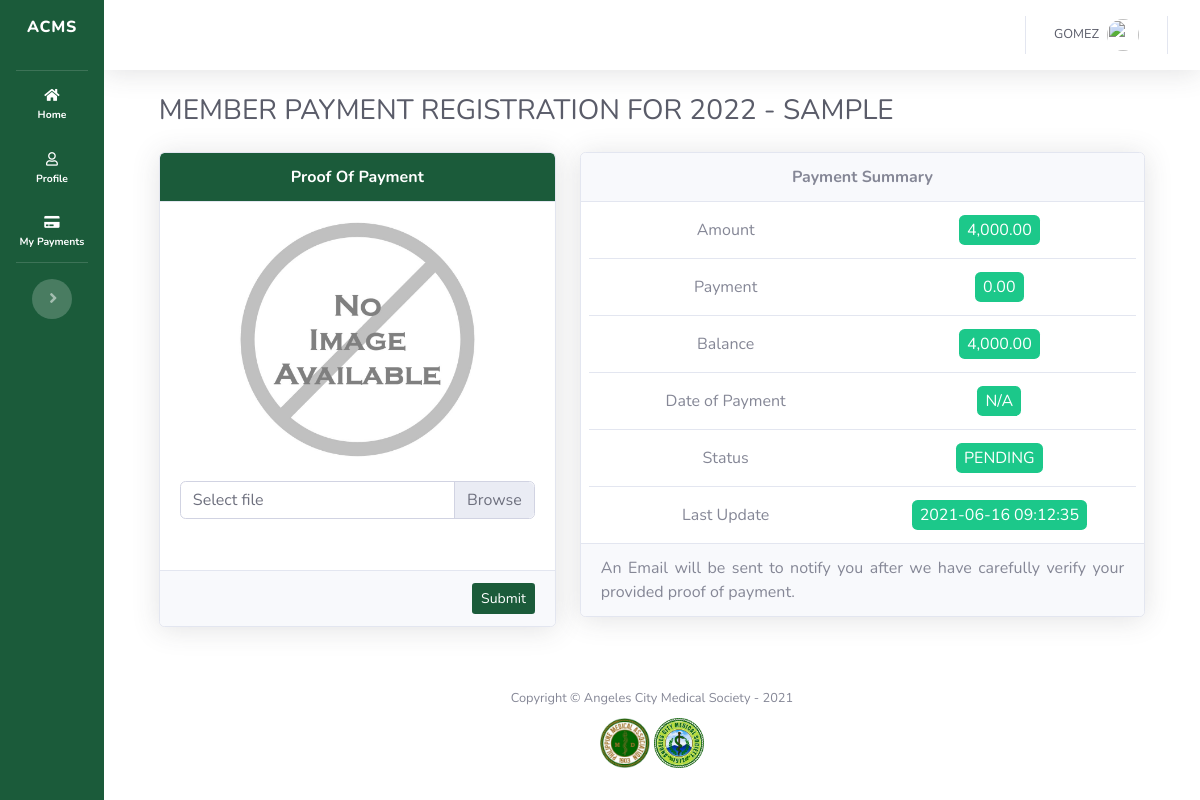
Page /payment_show.php?user_payment_id=1814 (signed in) on the committed database.
### tables this page shows
CREATE TABLE `user_payments` (
  `id` int(11) NOT NULL,
  `user_id` int(11) NOT NULL,
  `payment_id` int(11) NOT NULL,
  `amount_paid` float NOT NULL DEFAULT 0,
  `proof_of_payment` varchar(255) DEFAULT NULL,
  `date_of_payment` date DEFAULT NULL,
  `status` enum('PENDING','VERIFIED','AWAITING VERIFICATION','') NOT NULL DEFAULT 'PENDING',
  `created_at` datetime NOT NULL DEFAULT current_timestamp(),
  `updated_at` datetime NOT NULL DEFAULT current_timestamp(),
  `deleted_at` datetime DEFAULT NULL
);

CREATE TABLE `payments` (
  `id` int(11) NOT NULL,
  `title` varchar(255) NOT NULL,
  `category` varchar(255) NOT NULL,
  `amount` float NOT NULL DEFAULT 0,
  `auto_assign` tinyint(1) NOT NULL DEFAULT 1,
  `created_at` datetime NOT NULL DEFAULT current_timestamp(),
  `updated_at` datetime NOT NULL DEFAULT current_timestamp(),
  `deleted_at` datetime DEFAULT NULL
);

### payment_show.php (the view, shortened to what this page needs)
<?php
    include('dbh.php');
    if(!isset($_GET["user_payment_id"]))
    {
        header("location: payment_index.php");
    }
    else
    {
        $statement = $mysqli->prepare("SELECT
                                        user_payments.id,
                                        user_payments.status,
                                        user_payments.user_id,
                                        user_payments.amount_paid,
                                        user_payments.proof_of_payment,
                                        user_payments.date_of_payment,
                                        user_payments.updated_at,
                                        payments.title, payments.category,
                                        payments.amount
                                        FROM user_payments
                                        JOIN payments ON user_payments.payment_id=payments.id
                                        WHERE user_payments.id=?"
                                    );
        $statement->bind_param("i", $_GET["user_payment_id"]);
        $statement->execute();
        $result       = $statement->get_result();
        if($result->num_rows == 0)
        {
            header("location: payment_index.php");
        }
        else
        {
            $user_payment = $result->fetch_assoc();
        }
    }
    include('sidebar.php');
?>
    <div id="content-wrapper" class="d-flex flex-column">
      <div id="content">
<?php require('topbar.php'); ?>
        <div class="container-fluid">
            <div class="d-sm-flex align-items-center justify-content-between mb-4">
                <h1 class="h3 mb-0 text-gray-800"><?=$user_payment['title'] . ' - ' . $user_payment['category']?></h1>
            </div>
            <div class="row">
                <div class="col-md-5">
                    <div class="card shadow overflow-auto">
                        <div class="card-header bg-gradient-primary text-white text-center font-weight-bold">
                            Proof Of Payment
                        </div>
                        <?php
                            if(isset($user_payment['proof_of_payment']) && !empty($user_payment['proof_of_payment']))
                            {
                                $filePath = "storage/proof_of_payment/{$user_payment['proof_of_payment']}";
                            }
                            else
                            {
                                $filePath = "storage/misc/no-image.jpg";
                            }
                        ?>
                        <?php if($user_payment['status'] == "VERIFIED"): ?>
                        <form action="process_certificate.php"" method="POST" target="_blank">
                            <div class="card-body">
                                <img src="<?=$filePath?>" id="preview_image" alt="" class="img-fluid w-100">
                            </div>
                            <div class="card-footer d-flex justify-content-end">
                                <button type="submit" name="generate_certificate" class="btn btn-sm bg-gradient-primary text-white">
                                    Generate Certificate
                                </button>
                            </div>
                        </form>
                        <?php else: ?>
                        <form action="process_payment.php?id=<?=$user_payment['id']?>" method="post" enctype="multipart/form-data">
                            <div class="card-body">
                                <img src="<?=$filePath?>" id="preview_image" alt="" class="img-fluid w-100">
                                <div class="custom-file my-4">
                                    <label class="custom-file-label" for="customFileInput">Select file</label>
                                </div>
                            </div>
                            <div class="card-footer d-flex justify-content-end">
                                <button type="submit" name="upload_proof_of_payment" class="btn btn-sm bg-gradient-primary text-white">
                                    Submit
                                </button>
                            </div>
                        </form>
                        <?php endif ?>
                    </div>
                </div>
                <div class="col-md-7">
                    <div class="card shadow overflow-auto">
                        <div class="card-header font-weight-bold text-center">
                            Payment Summary
                        </div>
                        <div class="card-body py-0">
                            <div class="row border-bottom py-3">
                                <div class="col-md-6 text-center">
                                    Amount
                                </div>
                                <div class="col-md-6 text-center">
                                    <span class="bg-success text-white rounded px-2 py-1">
                                        <?=number_format($user_payment['amount'], 2)?>
                                    </span>
                                </div>
                            </div>
                            <div class="row border-bottom py-3">
                                <div class="col-md-6 text-center">
                                    Payment
                                </div>
                                <div class="col-md-6 text-center">
                                    <span class="bg-success text-white rounded px-2 py-1">
                                        <?=number_format($user_payment['amount_paid'], 2)?>
                                    </span>
                                </div>
                            </div>
                            <div class="row border-bottom py-3">
                                <div class="col-md-6 text-center">
                                    Balance
                                </div>
                                <div class="col-md-6 text-center">
                                    <span class="bg-success text-white rounded px-2 py-1">
                                        <?php
                                            $balance = number_format(($user_payment['amount'] - $user_payment['amount_paid']) ,2)
                                        ?>
                                        <?=$balance?>
                                    </span>
                                </div>
                            </div>
                            <div class="row border-bottom py-3">
                                <div class="col-md-6 text-center">
                                    Date of Payment
                                </div>
                                <div class="col-md-6 text-center">
                                    <span class="bg-success text-white rounded px-2 py-1">
                                       <?=$user_payment['date_of_payment'] ?? 'N/A'?>
                                    </span>
                                </div>
                            </div>
                            <div class="row border-bottom py-3">
                                <div class="col-md-6 text-center">
                                    Status
                                </div>
                                <div class="col-md-6 text-center">
                                    <span class="bg-success text-white rounded px-2 py-1">
                                        <?=$user_payment['status']?>
                                    </span>
                                </div>
                            </div>
                            <div class="row py-3">
                                <div class="col-md-6 text-center">
                                    Last Update
                                </div>
                                <div class="col-md-6 text-center">
                                    <span class="bg-success text-white rounded px-2 py-1">
                                        <?=$user_payment['updated_at']?>
                                    </span>
                                </div>
                            </div>
                        </div>
                        <div class="card-footer">
                            <div class='text-justify'>
                                <?php if($user_payment['status'] == "VERIFIED"): ?>
                                    Your Payment has been Verified. There is nothing else to do here.
                                <?php else: ?>
                                    <?php if($_SESSION['level_access'] == "temporary"): ?>
                                        For New Members: your account may be verified if this payment is successfully resolved. An Email will be sent to notify you after we have carefully verify your provided proof of payment.
                                    <?php else: ?>
                                        An Email will be sent to notify you after we have carefully verify your provided proof of payment.
                                    <?php endif ?>
                                <?php endif ?>
                            </div>
                        </div>
                    </div>
                </div>
            </div>
        </div>
      </div>
<?php
  include('footer.php');
?>

### sidebar.php (style rules this page uses)
.bg-gradient-primary { background-color: #1b5b3a !important; background-image: none !important; background-image: none !important; background-size: cover !important; }
.container-fluid { background-color: white; padding-left: 5% !important; padding-right: 5% !important; }
#content-wrapper { background-color: white !important; }
::placeholder { opacity: 0.7 !important; }

### payment_show.php (style rules this page uses)
.custom-file { overflow: hidden; }

### rows in the picture
user_payments: payment.title "MEMBER PAYMENT REGISTRATION FOR 2022", payment.category "SAMPLE", payment.amount "4,000.00", amount_paid "0.00", balance "4,000.00", date_of_payment "N/A", status "PENDING", updated_at "2021-06-16 09:12:35"

### other values in the picture
$_SESSION['full_name'] "GOMEZ"
